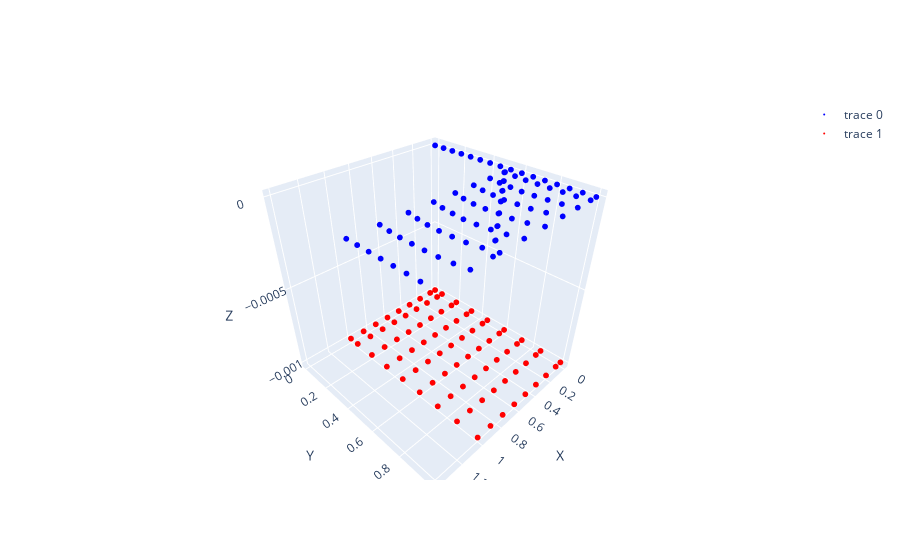

The notebook cell saved with this chart:
### Code cell
visualize_csv_output_x(csv_dir + shape_csv, original_point=True)

### Figure 1 — Plotly figure (JSON) as saved in the notebook; plotly's stock layout.template omitted (floating-point values rounded to 4 significant figures; data arrays with more than 128 entries replaced by an {"elided": "..."} marker saying what was removed)
{"data": [{"marker": {"color": "blue", "size": 2}, "mode": "markers", "type": "scatter3d", "x": {"elided": "319 float values"}, "y": {"elided": "319 float values"}, "z": {"elided": "319 int values"}}, {"marker": {"color": "red", "size": 2}, "mode": "markers", "type": "scatter3d", "x": {"elided": "256 float values"}, "y": {"elided": "256 float values"}, "z": {"elided": "256 float values"}}], "layout": {"scene": {"aspectmode": "cube", "xaxis": {"title": {"text": "X"}}, "yaxis": {"title": {"text": "Y"}}, "zaxis": {"title": {"text": "Z"}}}}}
